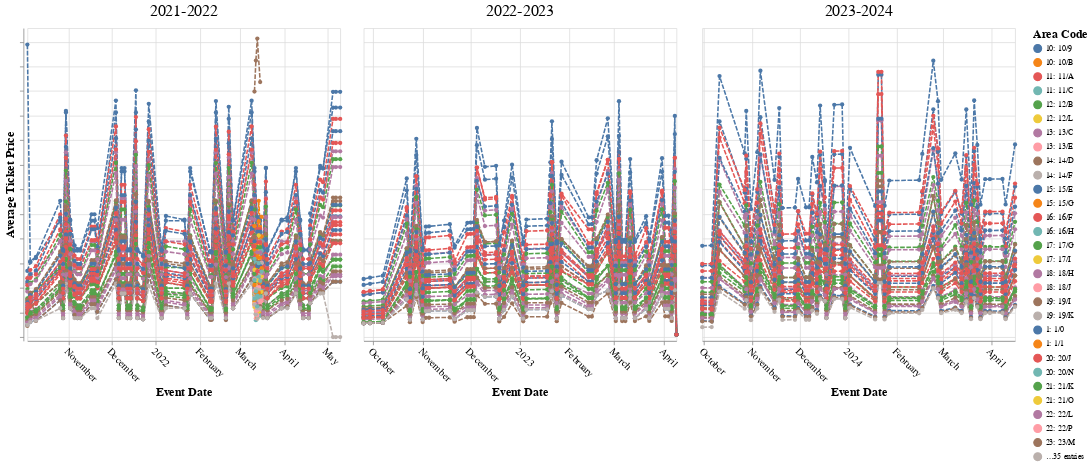

Notebook source saved alongside this figure:
### Code cell
selection = alt.selection_point(fields=['price_level_name'], bind='legend')

chart = alt.Chart(filtered_df).mark_line(strokeDash=[6, 2], point=True).encode(
    x=alt.X('event_date:T', title='Event Date', scale=alt.Scale()), 
    y=alt.Y('initial_price:Q', title='Average Ticket Price', axis=alt.Axis(labels=False),  # Remove y-axis tick values
            scale=alt.Scale(zero=False, padding=5, domain=[0, 620])),  
    color=alt.Color('price_level_name:N', legend=alt.Legend(title="Area Code", titleFontSize=15)),  # Increase legend title font size
    tooltip=[alt.Tooltip('event_date:T', title='Event Date'), 
             alt.Tooltip('initial_price:Q', title='Initial Price'),
             alt.Tooltip('price_level_name:N', title='Price Level Name')],
    opacity=alt.condition(selection, alt.value(1), alt.value(0))
).add_params(
    selection
).properties(
    width=400,
    height=400
).facet(
    column=alt.Column('Season:N', title='',  header=alt.Header(labelFontSize=20))
).resolve_scale(
    x='independent'  
)

chart = chart.configure_axisX(labelAngle=45)

chart = chart.configure_title(fontSize=15)
chart = chart.configure_axis(labelFontSize=13, titleFontSize=15)

chart.display()

### Figure 1 — Vega-Lite specification as saved in the notebook (floating-point values rounded to 4 significant figures; data arrays with more than 128 entries replaced by an {"elided": "..."} marker saying what was removed)
{"config": {"view": {"continuousWidth": 300, "continuousHeight": 300}, "axis": {"labelFontSize": 13, "titleFontSize": 15}, "axisX": {"labelAngle": 45}, "title": {"fontSize": 15}}, "data": {"name": "data-8e03b86f030de091a16114aef5b2804f"}, "facet": {"column": {"field": "Season", "header": {"labelFontSize": 20}, "title": "", "type": "nominal"}}, "spec": {"mark": {"type": "line", "point": true, "strokeDash": [6, 2]}, "encoding": {"color": {"field": "price_level_name", "legend": {"title": "Area Code", "titleFontSize": 15}, "type": "nominal"}, "opacity": {"condition": {"param": "param_2", "value": 1}, "value": 0}, "tooltip": [{"field": "event_date", "title": "Event Date", "type": "temporal"}, {"field": "initial_price", "title": "Initial Price", "type": "quantitative"}, {"field": "price_level_name", "title": "Price Level Name", "type": "nominal"}], "x": {"field": "event_date", "scale": {}, "title": "Event Date", "type": "temporal"}, "y": {"axis": {"labels": false}, "field": "initial_price", "scale": {"domain": [0, 620], "padding": 5, "zero": false}, "title": "Average Ticket Price", "type": "quantitative"}}, "height": 400, "name": "view_2", "width": 400}, "params": [{"name": "param_2", "select": {"type": "point", "fields": ["price_level_name"]}, "bind": "legend", "views": ["view_2"]}], "resolve": {"scale": {"x": "independent"}}, "$schema": "https://vega.github.io/schema/vega-lite/v5.16.3.json", "datasets": {"data-8e03b86f030de091a16114aef5b2804f": {"elided": "4796 records"}}}
